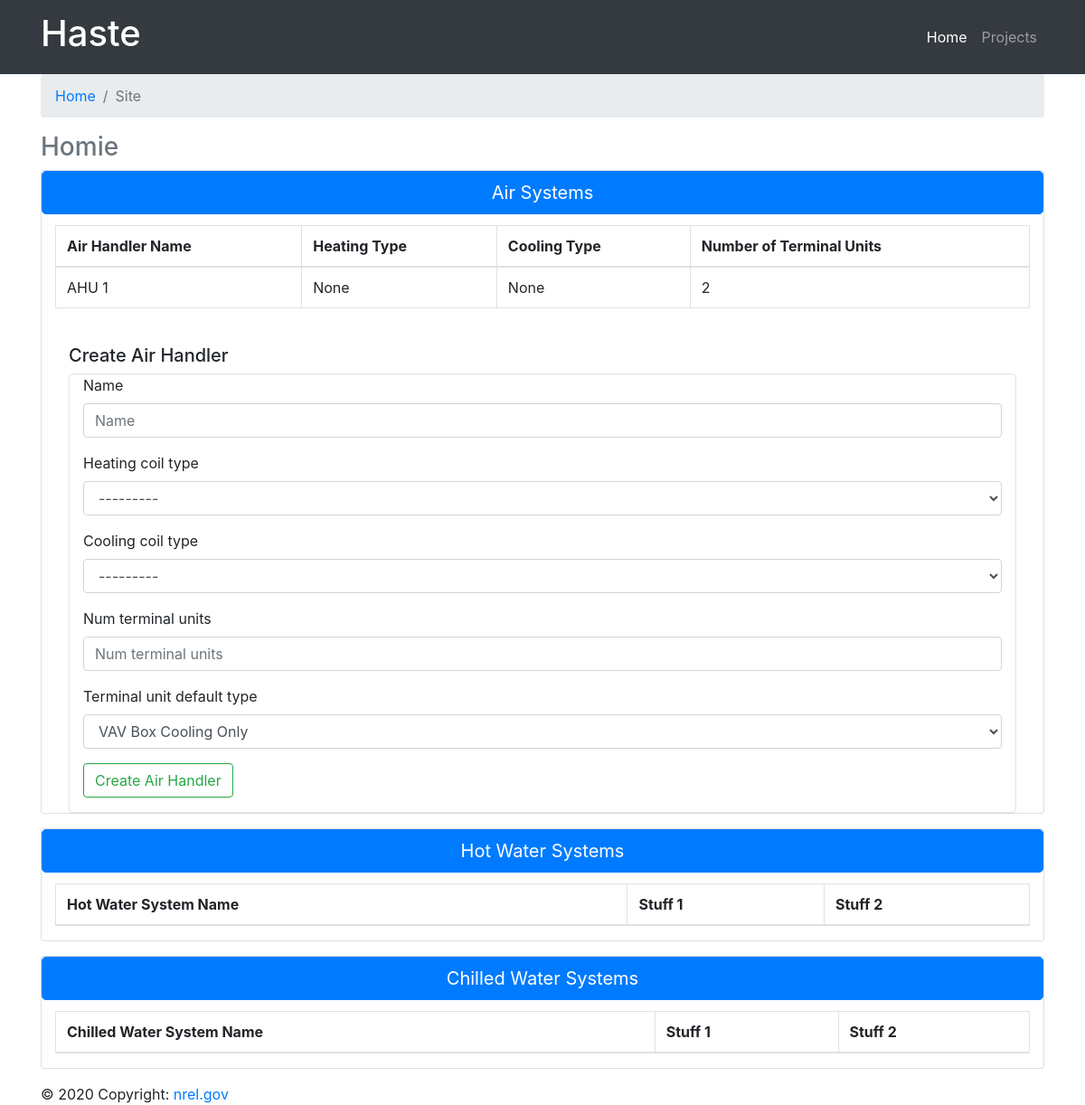
Screenshot of /site/5 with the database file from the repository.
### generate/models.py (models this page shows)
class Site(models.Model):
    STATES = (
        ("AK", "Alaska"),
        ("AL", "Alabama"),
        ("AR", "Arkansas"),
        ("AZ", "Arizona"),
        ("CA", "California"),
        ("CO", "Colorado"),
        ("CT", "Connecticut"),
        ("DC", "District of Columbia"),
        ("DE", "Delaware"),
        ("FL", "Florida"),
        ("GA", "Georgia"),
        ("HI", "Hawaii"),
        ("IA", "Iowa"),
        ("ID", "Idaho"),
        ("IL", "Illinois"),
        ("IN", "Indiana"),
        ("KS", "Kansas"),
        ("KY", "Kentucky"),
        ("LA", "Louisiana"),
        ("MA", "Massachusetts"),
        ("MD", "Maryland"),
        ("ME", "Maine"),
        ("MI", "Michigan"),
        ("MN", "Minnesota"),
        ("MO", "Missouri"),
        ("MS", "Mississippi"),
        ("MT", "Montana"),
        ("NC", "North Carolina"),
        ("ND", "North Dakota"),
        ("NE", "Nebraska"),
        ("NH", "New Hampshire"),
        ("NJ", "New Jersey"),
        ("NM", "New Mexico"),
        ("NV", "Nevada"),
        ("NY", "New York"),
        ("OH", "Ohio"),
        ("OK", "Oklahoma"),
        ("OR", "Oregon"),
        ("PA", "Pennsylvania"),
        ("PR", "Puerto Rico"),
        ("RI", "Rhode Island"),
        ("SC", "South Carolina"),
        ("SD", "South Dakota"),
        ("TN", "Tennessee"),
        ("TX", "Texas"),
        ("UT", "Utah"),
        ("VA", "Virginia"),
        ("VT", "Vermont"),
        ("WA", "Washington"),
        ("WI", "Wisconsin"),
        ("WV", "West Virginia"),
        ("WY", "Wyoming")
    )
    name = models.CharField(max_length=50)
    city = models.CharField(max_length=50)
    state = models.CharField(max_length=2, choices=STATES)
    zip = models.IntegerField()

class AirHandler(models.Model):
    hc = generate_heating_coils()
    cc = generate_cooling_coils()
    hc_choices = [(h.get('id'), h.get('description')) for h in hc]
    cc_choices = [(h.get('id'), h.get('description')) for h in cc]
    hc_choices.append(('None', 'None'))
    cc_choices.append(('None', 'None'))
    name = models.CharField(max_length=50)
    site_id = models.ForeignKey(Site, on_delete=models.CASCADE)
    heating_coil_type = models.CharField(max_length=100, choices=tuple(hc_choices))
    cooling_coil_type = models.CharField(max_length=100, choices=tuple(cc_choices))

### generate/views.py (the view, shortened to what this page needs)
# urls.py: path('site/<site_id>', views.Site.as_view(), name='site'),
class Site(CreateView):
    template_name = 'site.html'
    def get(self, request, site_id):
        site = models.Site.objects.get(id=site_id)
        ahu_info = []
        ahus = models.AirHandler.objects.filter(site_id=site_id)
        for ahu in ahus:
            ahu_info.append(ahu_summary_info(ahu))
        air_handler_form = forms.AirHandlerForm()
        args = {
            'air_handler_form': air_handler_form,
            'site': site,
            'ahus': ahu_info
        }
        return render(request, self.template_name, args)

### generate/forms.py
class AirHandlerForm(forms.ModelForm):
    tu = generate_terminal_unit_types()
    tu_choices = [(h.get('id'), h.get('description')) for h in tu]
    tu_choices.append(('None', 'None'))
    num_terminal_units = forms.IntegerField()
    terminal_unit_default_type = forms.ChoiceField(choices=tuple(tu_choices))
    class Meta:
        model = models.AirHandler
        fields = ("name", "heating_coil_type", "cooling_coil_type", "num_terminal_units", "terminal_unit_default_type")

### lib/helpers.py (called while the page is built)
def generate_cooling_coils():
    cc = [
        {
            "id": 'CC-001',
            "description": "Cooling Coil 1",
            "tags": ["tag1", "tag2"]
        },
        {
            "id": 'CC-002',
            "description": "Cooling Coil 2",
            "tags": ["tag1", "tag2"]
        }
    ]
    return cc

def generate_heating_coils():
    hc = [
        {
            "id": 'HC-001',
            "description": "Heating Coil 1",
            "tags": ["tag1", "tag2"]
        },
        {
            "id": 'HC-002',
            "description": "Heating Coil 2",
            "tags": ["tag3", "tag4"]
        }
    ]
    return hc

def ahu_summary_info(ahu_model):
    tus = models.TerminalUnit.objects.filter(ahu_id=ahu_model.id)
    num_tus = tus.count()
    data = {
        'id': ahu_model.id,
        'name': ahu_model.name,
        'hc_name': hc_name_given_id(ahu_model.heating_coil_type),
        'cc_name': cc_name_given_id(ahu_model.cooling_coil_type),
        'num_terminal_units': num_tus
    }
    return data

def hc_name_given_id(hc_id):
    hcs = generate_heating_coils()
    for hc in hcs:
        if hc_id == hc['id']:
            return hc['description']
    return None

def cc_name_given_id(cc_id):
    ccs = generate_cooling_coils()
    for cc in ccs:
        if cc_id == cc['id']:
            return cc['description']
    return None

### generate/templates/site.html (shortened to what this page needs)
{% extends "base.html" %}
{% load static %}
{% block page_content %}
<html>
<head>
</head>
<body>
<nav class="navbar navbar-expand-lg navbar-dark bg-dark static-top">
    <div class="container">
        <a class="navbar-brand" href="{% url 'index' %}">
            <h1>Haste</h1>
        </a>
        <div class="collapse navbar-collapse" id="navbarResponsive">
            <ul class="navbar-nav ml-auto">
                <li class="nav-item active">
                    <a class="nav-link" href="{% url 'index' %}">Home
                    </a>
                </li>
                <li class="nav-item">
                    <a class="nav-link" href="{% url 'form' %}">Projects</a>
                </li>
            </ul>
        </div>
    </div>
</nav>
<div class="container">
    <nav aria-label="breadcrumb">
        <ol class="breadcrumb">
            <li class="breadcrumb-item"><a href="{% url 'index' %}">Home</a></li>
            <li class="breadcrumb-item active" aria-current="page">Site</li>
        </ol>
    </nav>
</div>
<div class="container">
  <h3 class="text-muted">{{ site.name }}</h3>
</div>
<div class="container">
  <div class="card mb-3">
    <div class="card-body p-0">
      <div class="card-title">
        <button class="btn btn-block btn-lg btn-primary" type="button" data-toggle="collapse"
                data-target="#showAirSystems"
                aria-expanded="true" aria-controls="showAirSystems">
          Air Systems
        </button>
      </div>
      <div class="container collapse show" id="showAirSystems">
        {% include 'all_air_handlers.html' %}
        {% include "add_air_handler.html" %}
      </div>
    </div>
  </div>
</div>
<div class="container">
  <div class="card mb-3">
    <div class="card-body p-0">
      <div class="card-title">
        <button class="btn btn-block btn-lg btn-primary" type="button" data-toggle="collapse"
                data-target="#showHotWaterSystems"
                aria-expanded="false" aria-controls="showHotWaterSystems">
          Hot Water Systems
        </button>
      </div>
      <div class="container collapse show" id="showHotWaterSystems">
        {% include 'all_hot_water_systems.html' %}
      </div>
    </div>
  </div>
</div>
<div class="container">
  <div class="card mb-3">
    <div class="card-body p-0">
      <div class="card-title">
        <button class="btn btn-block btn-lg btn-primary" type="button" data-toggle="collapse"
                data-target="#showChilledWaterSystems"
                aria-expanded="false" aria-controls="showChilledWaterSystems">
          Chilled Water Systems
        </button>
      </div>
      <div class="container collapse show" id="showChilledWaterSystems">
        {% include 'all_chilled_water_systems.html' %}
      </div>
    </div>
  </div>
</div>
<footer class="footer">
    <div class="container">
        © 2020 Copyright:
        <a href="https://nrel.gov/"> nrel.gov</a>
    </div>
</footer>
</body>
</html>
{% endblock %}

### generate/templates/all_air_handlers.html
{% load static %}
<div class="table-responsive">
  <table class="table table-bordered table-hover">
    <thead>
    <tr>
      <th scope="col">Air Handler Name</th>
      <th scope="col">Heating Type</th>
      <th scope="col">Cooling Type</th>
      <th scope="col">Number of Terminal Units</th>
    </tr>
    </thead>
    <tbody>
    {% for ahu in ahus %}
      <tr>
        <td>{{ ahu.name }}</td>
        <td>{{ ahu.hc_name }}</td>
        <td>{{ ahu.cc_name }}</td>
        <td>{{ ahu.num_terminal_units }}</td>
      </tr>
    {% endfor %}
    </tbody>
  </table>
</div>

### rows the page displays
Site: name "Homie"
AirHandler: name "AHU 1", hc_name "None", cc_name "None", num_terminal_units "2"
